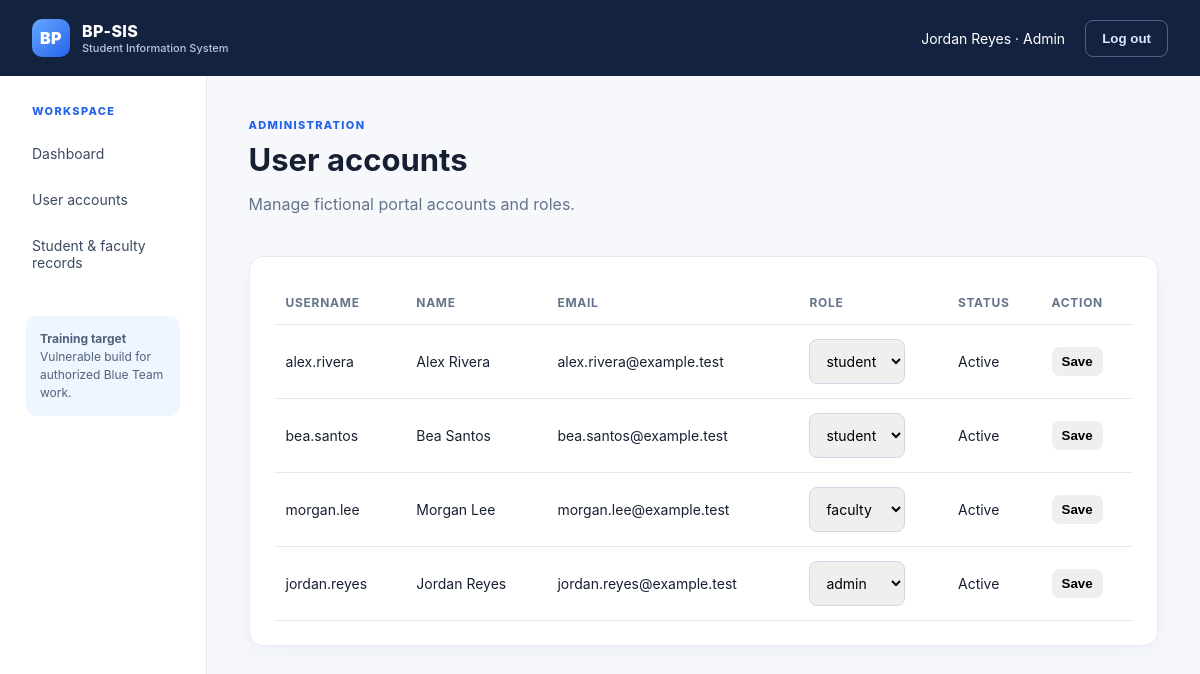
Screenshot of /admin/users (signed in) with the database file from the repository.
### tables this page shows
CREATE TABLE users (
    id INTEGER PRIMARY KEY, username TEXT UNIQUE NOT NULL, password TEXT NOT NULL,
    role TEXT NOT NULL CHECK(role IN ('student','faculty','admin')),
    full_name TEXT NOT NULL, email TEXT NOT NULL, active INTEGER NOT NULL DEFAULT 1
);

### bp_sis/app.py (the view)
    @app.route("/admin/users")
    @roles("admin")
    def admin_users():
        users = get_db().execute("SELECT id, username, full_name, email, role, active FROM users ORDER BY id").fetchall()
        return render_template("admin_users.html", users=users)

### bp_sis/app.py (called while the page is built)
def connect(path: str | Path) -> sqlite3.Connection:
    conn = sqlite3.connect(path)
    conn.row_factory = sqlite3.Row
    conn.execute("PRAGMA foreign_keys = ON")
    return conn

### bp_sis/templates/admin_users.html
{% extends 'base.html' %}{% block title %}User accounts{% endblock %}{% block content %}<div class="page-heading"><div><p class="eyebrow">Administration</p><h1>User accounts</h1><p class="muted">Manage fictional portal accounts and roles.</p></div></div><div class="panel"><div class="table-wrap"><table><thead><tr><th>Username</th><th>Name</th><th>Email</th><th>Role</th><th>Status</th><th>Action</th></tr></thead><tbody>{% for user in users %}<tr><td>{{ user['username'] }}</td><td>{{ user['full_name'] }}</td><td>{{ user['email'] }}</td><td><form class="inline-form" method="post" action="{{ url_for('update_role', user_id=user['id']) }}"><select name="role">{% for role in ['student','faculty','admin'] %}<option {% if role==user['role'] %}selected{% endif %}>{{ role }}</option>{% endfor %}</select></td><td>{% if user['active'] %}Active{% else %}Inactive{% endif %}</td><td><button class="button small-button">Save</button></form></td></tr>{% endfor %}</tbody></table></div></div>{% endblock %}

### bp_sis/templates/base.html (shortened to what this page needs)
<!doctype html>
<html lang="en">
<head>
  <link rel="stylesheet" href="{{ url_for('static', filename='style.css') }}">
</head>
<body>
<header class="topbar"><a class="brand" href="{{ url_for('dashboard') if current_user else url_for('login') }}"><span class="brand-mark">BP</span><span>BP-SIS<small>Student Information System</small></span></a>
{% if current_user %}<div class="user-menu"><span>{{ current_user['full_name'] }} · {{ current_user['role']|capitalize }}</span><form method="post" action="{{ url_for('logout') }}"><button class="button ghost">Log out</button></form></div>{% endif %}</header>
{% if current_user %}<div class="shell"><aside class="sidebar"><p class="eyebrow">Workspace</p><a href="{{ url_for('dashboard') }}">Dashboard</a>{% if current_user['role']=='student' %}<a href="{{ url_for('student_profile') }}">My profile</a><a href="{{ url_for('student_records') }}">Grades & schedule</a>{% elif current_user['role']=='faculty' %}<a href="{{ url_for('faculty_subjects') }}">Assigned subjects</a><a href="{{ url_for('faculty_students') }}">Student records</a>{% else %}<a href="{{ url_for('admin_users') }}">User accounts</a><a href="{{ url_for('admin_records') }}">Student & faculty records</a>{% endif %}<div class="sidebar-note"><b>Training target</b><br>Vulnerable build for authorized Blue Team work.</div></aside><main class="content">{% else %}<main class="public-content">{% endif %}{% with messages = get_flashed_messages(with_categories=true) %}{% for category, message in messages %}<div class="flash {{ category }}">{{ message }}</div>{% endfor %}{% endwith %}{% block content %}{% endblock %}</main>{% if current_user %}</div>{% endif %}
</body></html>

### bp_sis/static/style.css (style rules this page uses)
:root { --navy:#13233f;--blue:#2563eb;--sky:#eaf2ff;--ink:#172033;--muted:#64748b;--line:#e5eaf1;--bg:#f6f8fc;--white:#fff;--green:#16845b;--red:#b42318 }
* { box-sizing:border-box }
body { margin:0;background:var(--bg);color:var(--ink);font-family:Inter,ui-sans-serif,system-ui,-apple-system,BlinkMacSystemFont,"Segoe UI",sans-serif }
.topbar { height:76px;background:var(--navy);color:#fff;display:flex;align-items:center;justify-content:space-between;padding:0 32px }
.brand { display:flex;gap:12px;align-items:center;color:#fff;text-decoration:none;font-weight:800;letter-spacing:.02em }
.brand small { display:block;font-size:11px;font-weight:500;color:#b9c7df;letter-spacing:0 }
.brand-mark { width:38px;height:38px;background:linear-gradient(135deg,#65a8ff,#2563eb);display:inline-flex;align-items:center;justify-content:center;border-radius:10px;font-weight:900;color:#fff }
.user-menu { display:flex;align-items:center;gap:20px;font-size:14px }
.user-menu form { margin:0 }
.shell { display:flex;min-height:calc(100vh - 76px) }
.sidebar { width:245px;background:#fff;border-right:1px solid var(--line);padding:28px 18px;display:flex;flex-direction:column;gap:5px }
.sidebar a { color:#3c4a61;text-decoration:none;padding:12px 14px;border-radius:8px;font-size:14px }
.eyebrow { text-transform:uppercase;letter-spacing:.12em;font-size:11px;color:var(--blue);font-weight:800;margin:0 0 9px }
.sidebar .eyebrow { padding:0 14px;margin-bottom:10px }
.sidebar-note { margin:28px 8px 0;padding:14px;border-radius:10px;background:#f0f6ff;color:#51617b;font-size:12px;line-height:1.5 }
.content { max-width:1180px;width:100%;padding:42px }
.page-heading { display:flex;justify-content:space-between;align-items:flex-start;margin-bottom:26px }
.page-heading h1 { margin:0 0 8px;font-size:31px }
.muted { color:var(--muted) }
.stat-card,.panel { background:#fff;border:1px solid var(--line);border-radius:14px;padding:24px;box-shadow:0 7px 20px rgba(26,45,79,.04) }
.panel { margin-bottom:22px }
.button { border:0;border-radius:8px;padding:10px 16px;font-weight:700;cursor:pointer }
.button.ghost { background:transparent;color:#dce7ff;border:1px solid #4d638c }
.login-form input,.search input,.inline-form select { display:block;width:100%;margin-top:8px;padding:12px;border:1px solid #cfd8e6;border-radius:8px;font:inherit }
.table-wrap { overflow-x:auto }
table { border-collapse:collapse;width:100%;font-size:14px }
th,td { text-align:left;padding:14px 12px;border-bottom:1px solid var(--line) }
th { color:var(--muted);font-size:12px;text-transform:uppercase;letter-spacing:.06em }
.inline-form { display:flex;gap:8px;align-items:center }
.inline-form select { margin:0;width:auto }
.small-button { padding:7px 10px }

### rows the page displays
users: full_name "Jordan Reyes", role "Admin", username "jordan.reyes", email "jordan.reyes@example.test", role "admin", active "Active"
users: username "alex.rivera", full_name "Alex Rivera", email "alex.rivera@example.test", role "student", active "Active"
users: username "bea.santos", full_name "Bea Santos", email "bea.santos@example.test", role "student", active "Active"
users: username "morgan.lee", full_name "Morgan Lee", email "morgan.lee@example.test", role "faculty", active "Active"
